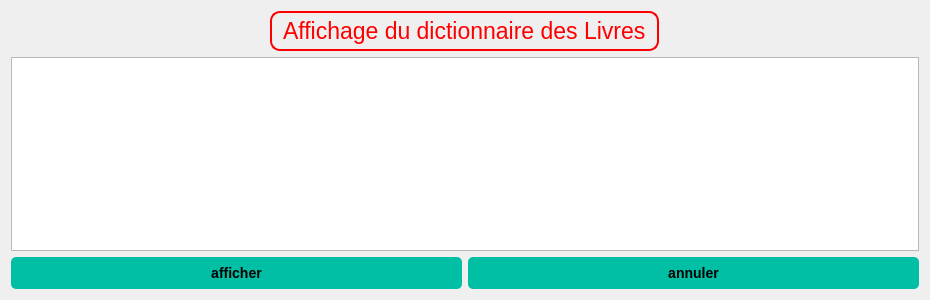
<?xml version="1.0" encoding="UTF-8"?>
<ui version="4.0">
 <class>Dialog</class>
 <widget class="QDialog" name="Dialog">
  <property name="geometry">
   <rect>
    <x>0</x>
    <y>0</y>
    <width>930</width>
    <height>300</height>
   </rect>
  </property>
  <property name="windowTitle">
   <string>Dialog</string>
  </property>
  <property name="styleSheet">
   <string notr="true">QLabel {
    background-color: none;
    border: 2px solid #00BFA5;
    border-radius: 10px;
    padding: 5px;
    color: #000000;
    font-size: 17pt;
    font-family: Arial, sans-serif;
}
QPushButton {
    font-family: &quot;Arial&quot;, sans-serif;
    font-size: 14px;
    font-weight: bold;
    color: #000000;
    background-color: #00BFA5;
    border: none;
    border-radius: 5px;
    padding: 8px 16px;
    text-align: center;
    text-transform: uppercase;
}

QPushButton:hover {
    background-color: #009980;
}
</string>
  </property>
  <layout class="QGridLayout" name="gridLayout">
   <item row="4" column="1">
    <widget class="QPushButton" name="pushButton_2">
     <property name="styleSheet">
      <string notr="true">/* Buttons */
QPushButton {
    font-family: &quot;Arial&quot;, sans-serif;
    font-size: 14px;
    font-weight: bold;
    color: #000000; /* Black text color */
    background-color: #00BFA5; /* Teal button background color */
    border: none;
    border-radius: 5px;
    padding: 8px 16px;
    text-align: center; /* Center align button text */
    text-transform: uppercase; /* Uppercase button text */
}

QPushButton:hover {
    background-color: #009980; /* Darker teal button background color on hover */
}</string>
     </property>
     <property name="text">
      <string>annuler</string>
     </property>
    </widget>
   </item>
   <item row="4" column="0">
    <widget class="QPushButton" name="pushButton">
     <property name="styleSheet">
      <string notr="true">/* Buttons */
QPushButton {
    font-family: &quot;Arial&quot;, sans-serif;
    font-size: 14px;
    font-weight: bold;
    color: #000000; /* Black text color */
    background-color: #00BFA5; /* Teal button background color */
    border: none;
    border-radius: 5px;
    padding: 8px 16px;
    text-align: center; /* Center align button text */
    text-transform: uppercase; /* Uppercase button text */
}

QPushButton:hover {
    background-color: #009980; /* Darker teal button background color on hover */
}</string>
     </property>
     <property name="text">
      <string>afficher</string>
     </property>
    </widget>
   </item>
   <item row="3" column="0" colspan="2">
    <widget class="QTableView" name="tableView"/>
   </item>
   <item row="2" column="0" colspan="2" alignment="Qt::AlignHCenter">
    <widget class="QLabel" name="label">
     <property name="font">
      <font>
       <family>Arial,sans-serif</family>
       <pointsize>17</pointsize>
      </font>
     </property>
     <property name="styleSheet">
      <string notr="true">
QLabel {
  background-color: none;
  border: 2px solid red;
  border-radius: 10px;
  padding: 5px;
  color: red;
  font-size: 17pt;
  font-family: Arial, sans-serif;
  

}
</string>
     </property>
     <property name="text">
      <string>Affichage du dictionnaire des Livres</string>
     </property>
    </widget>
   </item>
  </layout>
 </widget>
 <resources/>
 <connections/>
</ui>
